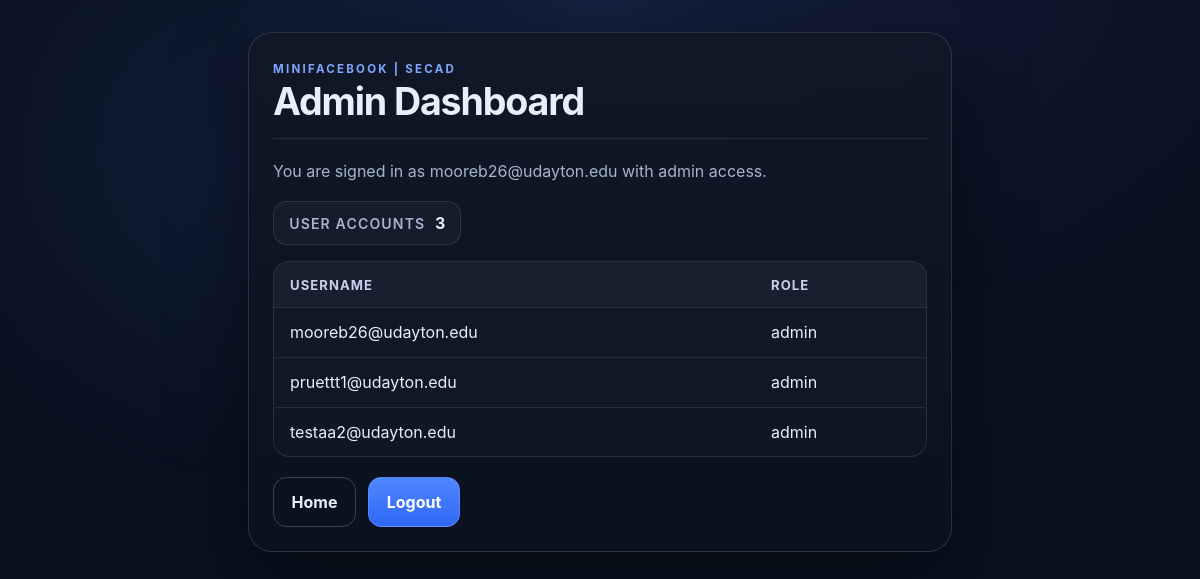
The app's page /admin.php (signed in) with its own data.
### tables this page shows
create table users(
  username varchar(50) PRIMARY KEY,
  password varchar(100) NOT NULL,
  role enum('user','admin') NOT NULL DEFAULT 'user');

### src/database.php (called while the page is built, shortened)
<?php
$mysqli = new mysqli('localhost', 'secad_team2_user', 'secad_team2_pw', 'secad_minifacebook');
function get_all_users()
{
    global $mysqli;
    $prepared_sql = "SELECT username, role FROM users ORDER BY username ASC";
    if (!$stmt = $mysqli->prepare($prepared_sql)) {
        return FALSE;
    }
    if (!$stmt->execute()) {
        return FALSE;
    }
    $result = $stmt->get_result();
    $users = array();
    while ($row = $result->fetch_assoc()) {
        $users[] = $row;
    }
    return $users;
}
?>

### public/admin.php (the view, shortened to what this page needs)
<?php
require_once __DIR__ . "/../src/database.php";
require_once __DIR__ . "/../src/page_header.php";
$users = get_all_users();
render_page_header("Admin Dashboard", FALSE);
?>
	<p class="helper-text">You are signed in as <?php echo htmlspecialchars($_SESSION["username"], ENT_QUOTES, "UTF-8"); ?> with admin access.</p>
	<div class="admin-summary">
		<span class="admin-summary-label">User accounts</span>
		<span class="admin-summary-value">
			<?php
			if ($users === FALSE) {
				echo "Unavailable";
			} else {
				echo count($users);
			}
			?>
		</span>
	</div>
<?php if ($users === FALSE) : ?>
	<p class="status status-error">Error: unable to load the user list.</p>
<?php elseif (empty($users)) : ?>
	<p class="status">No user accounts were found.</p>
<?php else : ?>
	<div class="table-wrap">
		<table class="data-table">
			<thead>
				<tr>
					<th scope="col">Username</th>
					<th scope="col">Role</th>
				</tr>
			</thead>
			<tbody>
<?php foreach ($users as $user) : ?>
				<tr>
					<td><?php echo htmlspecialchars($user["username"], ENT_QUOTES, "UTF-8"); ?></td>
					<td><?php echo htmlspecialchars($user["role"], ENT_QUOTES, "UTF-8"); ?></td>
				</tr>
<?php endforeach; ?>
			</tbody>
		</table>
	</div>
<?php endif; ?>
	<div class="actions">
		<a class="button button-secondary" href="index.php">Home</a>
		<form action="logout.php" method="POST" class="inline-form">
			<button class="button" type="submit">Logout</button>
		</form>
	</div>
<?php render_page_footer(); ?>

### src/page_header.php (shortened to what this page needs)
<?php
function render_page_header($page_purpose, $show_team_members = TRUE)
{
    $page_purpose = htmlspecialchars($page_purpose, ENT_QUOTES, "UTF-8");
    ?>
<!DOCTYPE html>
<html lang="en">
<head>
	<link rel="stylesheet" href="styles.css">
</head>
<body>
	<main class="page-shell">
		<section class="card">
			<header class="page-header">
				<p class="eyebrow"><small>MiniFacebook | SecAD</small></p>
				<h1><?php echo $page_purpose; ?></h1>
			</header>
<?php
}
function render_page_footer()
{
    ?>
		</section>
	</main>
</body>
</html>
<?php
}

### public/styles.css (style rules this page uses)
:root { --bg: #08111f; --bg-accent: rgba(72, 126, 255, 0.14); --surface: rgba(13, 20, 34, 0.95); --surface-2: rgba(255, 255, 255, 0.04); --border: rgba(148, 163, 184, 0.22); --border-strong: rgba(138, 171, 255, 0.38); --text: #e8eefc; --muted: #a6b4ce; --muted-strong: #c7d2ea; --accent: #4f86ff; --accent-strong: #2f68f6; --accent-soft: rgba(79, 134, 255, 0.14); --success-bg: rgba(34, 197, 94, 0.14); --success-border: rgba(34, 197, 94, 0.32); --success-text: #d1fae5; --error-bg: rgba(239, 68, 68, 0.14); --error-border: rgba(239, 68, 68, 0.32); --error-text: #fee2e2; --shadow: 0 24px 80px rgba(0, 0, 0, 0.45); --radius-xl: 1.5rem; --radius-lg: 1rem; --radius-md: 0.85rem; }
* { box-sizing: border-box; }
html { color-scheme: dark; }
body { margin: 0; min-height: 100vh; font-family: Inter, ui-sans-serif, system-ui, -apple-system, BlinkMacSystemFont, "Segoe UI", sans-serif; color: var(--text); background: radial-gradient(circle at top, var(--bg-accent), transparent 38%), linear-gradient(180deg, #0b1323 0%, var(--bg) 100%); }
body::before { content: ""; position: fixed; inset: 0; pointer-events: none; background: radial-gradient(circle at 20% 20%, rgba(79, 134, 255, 0.08), transparent 28%), radial-gradient(circle at 80% 0%, rgba(120, 86, 255, 0.05), transparent 24%); }
a { color: #8ab4ff; text-decoration-thickness: 0.08em; text-underline-offset: 0.18em; }
.page-shell { position: relative; z-index: 1; width: min(calc(100% - 2rem), 44rem); margin: 0 auto; padding: 2rem 0 3rem; }
.card { background: linear-gradient(180deg, rgba(17, 24, 39, 0.96), rgba(11, 17, 31, 0.98)); border: 1px solid var(--border); border-radius: var(--radius-xl); box-shadow: var(--shadow); padding: 1.5rem; backdrop-filter: blur(12px); }
.page-header { margin-bottom: 1.25rem; padding-bottom: 1rem; border-bottom: 1px solid rgba(148, 163, 184, 0.16); }
.eyebrow { margin: 0; color: #7ea7ff; letter-spacing: 0.14em; text-transform: uppercase; font-weight: 700; }
.eyebrow small { font-size: 0.72rem; }
h1 { margin: 0.25rem 0 0; font-size: clamp(1.8rem, 4vw, 2.35rem); line-height: 1.1; letter-spacing: -0.03em; }
.helper-text { margin: 0 0 1rem; color: var(--muted); line-height: 1.6; }
.admin-summary { display: inline-flex; align-items: center; gap: 0.6rem; margin: 0 0 1rem; padding: 0.7rem 0.95rem; border: 1px solid rgba(148, 163, 184, 0.18); border-radius: var(--radius-md); background: rgba(255, 255, 255, 0.03); }
.admin-summary-label { color: var(--muted); font-size: 0.88rem; font-weight: 600; text-transform: uppercase; letter-spacing: 0.08em; }
.admin-summary-value { color: var(--text); font-weight: 700; }
.table-wrap { overflow-x: auto; margin: 0 0 1.25rem; border: 1px solid rgba(148, 163, 184, 0.18); border-radius: var(--radius-lg); background: rgba(255, 255, 255, 0.02); }
.data-table { width: 100%; min-width: 24rem; border-collapse: collapse; }
.data-table th, .data-table td { padding: 0.9rem 1rem; text-align: left; border-bottom: 1px solid rgba(148, 163, 184, 0.14); }
.data-table thead th { background: rgba(255, 255, 255, 0.03); color: var(--muted-strong); font-size: 0.82rem; font-weight: 700; text-transform: uppercase; letter-spacing: 0.08em; }
.data-table tbody tr:last-child td { border-bottom: none; }
form { display: grid; gap: 1rem; }
.actions { display: flex; flex-wrap: wrap; gap: 0.75rem; margin-top: 1.25rem; }
.inline-form { display: inline-flex; }
.button { display: inline-flex; align-items: center; justify-content: center; gap: 0.5rem; padding: 0.85rem 1.1rem; border-radius: var(--radius-md); border: 1px solid var(--border-strong); background: linear-gradient(180deg, var(--accent), var(--accent-strong)); color: #ffffff; font: inherit; font-weight: 700; text-decoration: none; cursor: pointer; transition: transform 140ms ease, box-shadow 140ms ease, border-color 140ms ease, background-color 140ms ease; }
.button-secondary { background: transparent; border-color: rgba(148, 163, 184, 0.34); color: var(--text); }

### records on screen
users: username "mooreb26@udayton.edu", role "admin"
users: username "pruettt1@udayton.edu", role "admin"
users: username "testaa2@udayton.edu", role "admin"

### other values on screen
$page_purpose "Admin Dashboard"
$_SESSION["username"] "mooreb26@udayton.edu"
count($users) "3"
